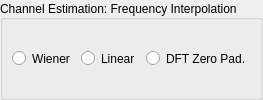
          <widget class="QGroupBox" name="ButtonGroupChanEstFreqInt">
           <property name="sizePolicy">
            <sizepolicy hsizetype="Minimum" vsizetype="Minimum">
             <horstretch>0</horstretch>
             <verstretch>0</verstretch>
            </sizepolicy>
           </property>
           <property name="title">
            <string>Channel Estimation: Frequency Interpolation</string>
           </property>
           <property name="alignment">
            <set>Qt::AlignLeading|Qt::AlignLeft|Qt::AlignVCenter</set>
           </property>
           <layout class="QHBoxLayout" name="_19">
            <property name="spacing">
             <number>6</number>
            </property>
            <property name="margin">
             <number>9</number>
            </property>
            <item>
             <widget class="QRadioButton" name="RadioButtonFreqWiener">
              <property name="sizePolicy">
               <sizepolicy hsizetype="Minimum" vsizetype="Minimum">
                <horstretch>0</horstretch>
                <verstretch>0</verstretch>
               </sizepolicy>
              </property>
              <property name="text">
               <string>Wiener</string>
              </property>
             </widget>
            </item>
            <item>
             <widget class="QRadioButton" name="RadioButtonFreqLinear">
              <property name="sizePolicy">
               <sizepolicy hsizetype="Minimum" vsizetype="Minimum">
                <horstretch>0</horstretch>
                <verstretch>0</verstretch>
               </sizepolicy>
              </property>
              <property name="text">
               <string>Linear</string>
              </property>
             </widget>
            </item>
            <item>
             <widget class="QRadioButton" name="RadioButtonFreqDFT">
              <property name="sizePolicy">
               <sizepolicy hsizetype="Minimum" vsizetype="Minimum">
                <horstretch>0</horstretch>
                <verstretch>0</verstretch>
               </sizepolicy>
              </property>
              <property name="text">
               <string>DFT Zero Pad.</string>
              </property>
             </widget>
            </item>
           </layout>
          </widget>
